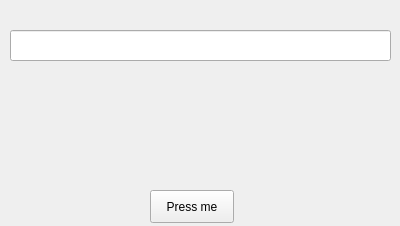
<?xml version="1.0" encoding="UTF-8"?>
<ui version="4.0">
 <class>Form</class>
 <widget class="QWidget" name="Form">
  <property name="geometry">
   <rect>
    <x>0</x>
    <y>0</y>
    <width>400</width>
    <height>226</height>
   </rect>
  </property>
  <property name="windowTitle">
   <string>Form1</string>
  </property>
  <widget class="QPushButton" name="pushButton">
   <property name="geometry">
    <rect>
     <x>150</x>
     <y>190</y>
     <width>84</width>
     <height>33</height>
    </rect>
   </property>
   <property name="text">
    <string>Press me</string>
   </property>
  </widget>
  <widget class="QLineEdit" name="lineEdit">
   <property name="geometry">
    <rect>
     <x>10</x>
     <y>30</y>
     <width>381</width>
     <height>31</height>
    </rect>
   </property>
  </widget>
 </widget>
 <resources/>
 <connections>
  <connection>
   <sender>pushButton</sender>
   <signal>clicked()</signal>
   <receiver>Form</receiver>
   <slot>pressMeBtnClicked()</slot>
   <hints>
    <hint type="sourcelabel">
     <x>191</x>
     <y>206</y>
    </hint>
    <hint type="destinationlabel">
     <x>199</x>
     <y>149</y>
    </hint>
   </hints>
  </connection>
 </connections>
 <slots>
  <slot>pressMeBtnClicked()</slot>
 </slots>
</ui>
